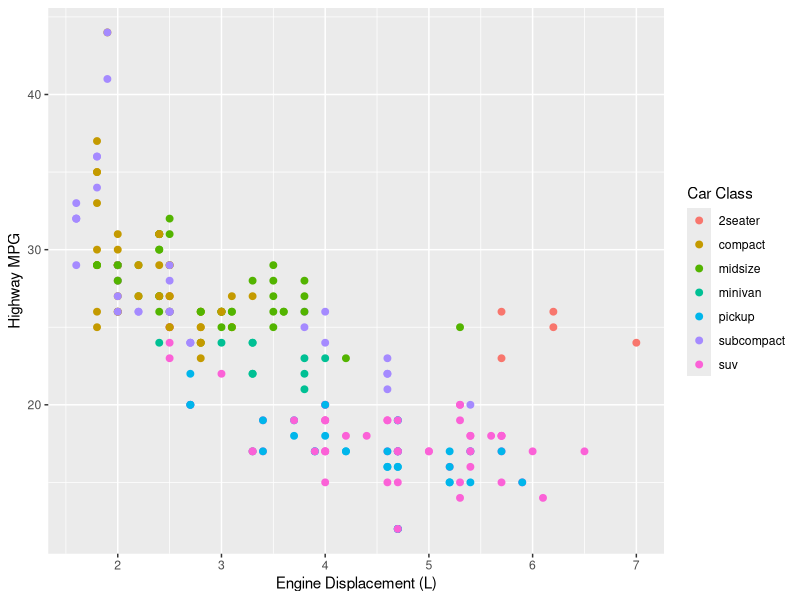
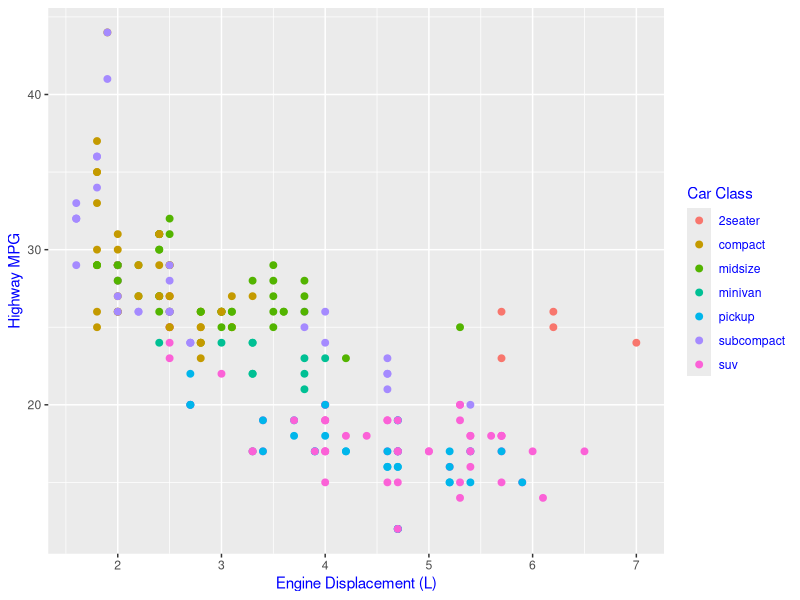
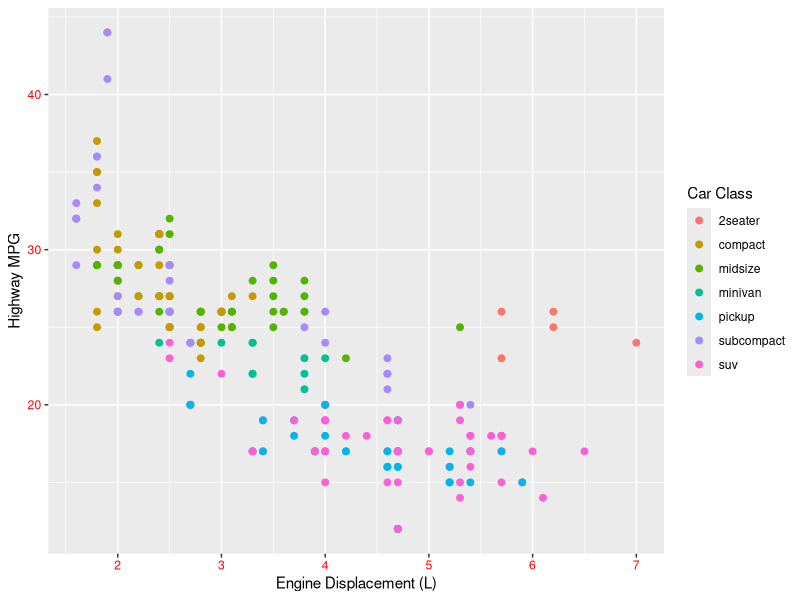
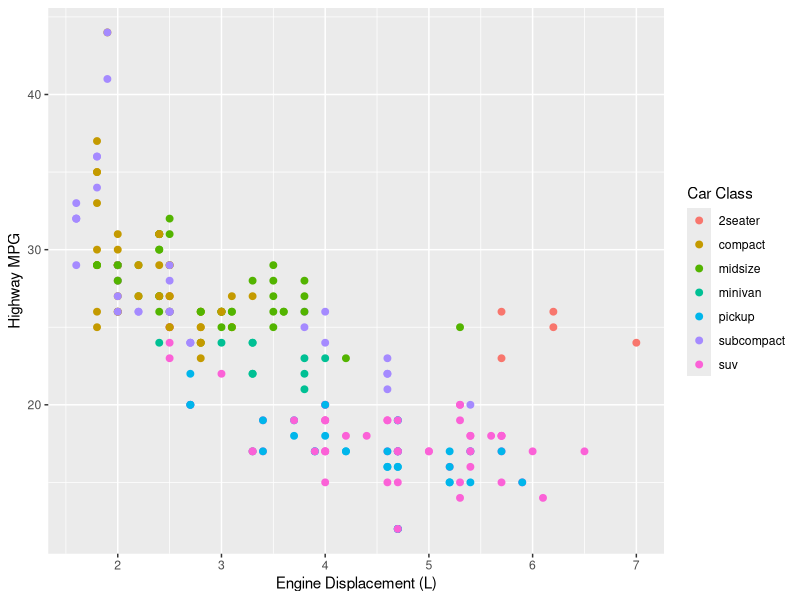
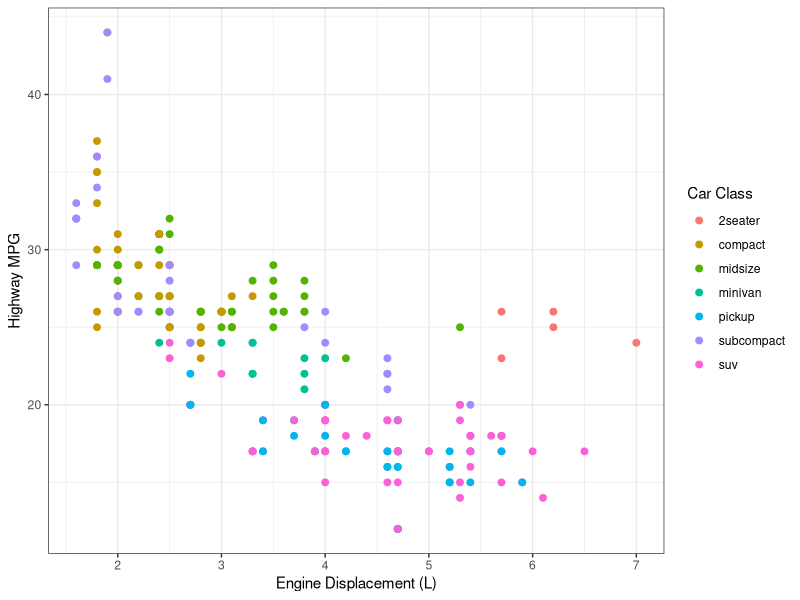
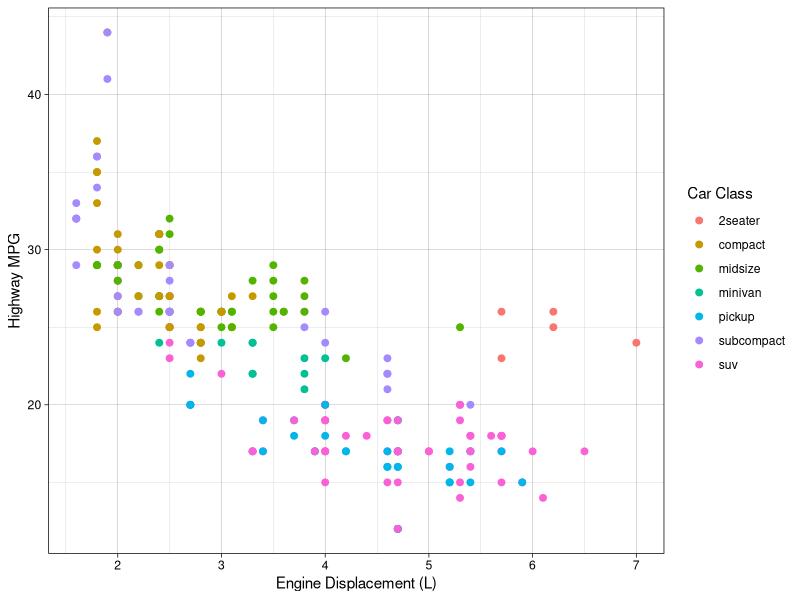
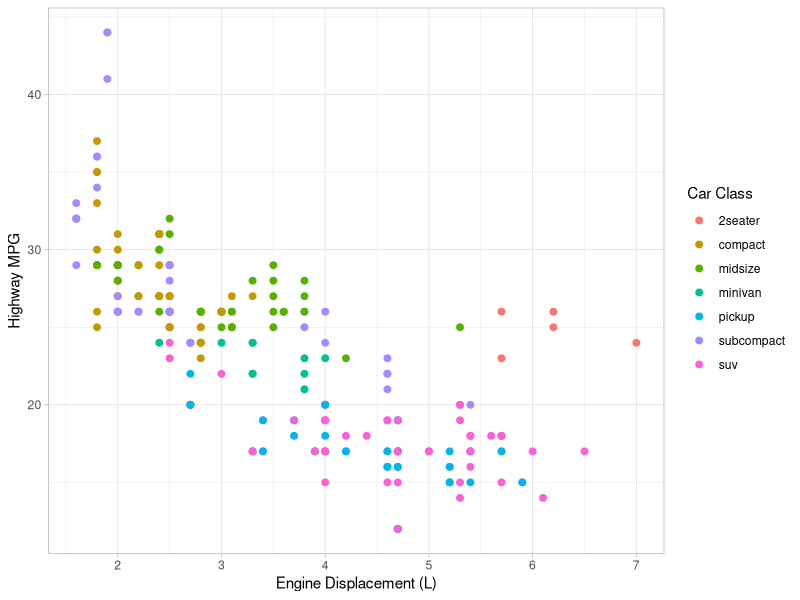
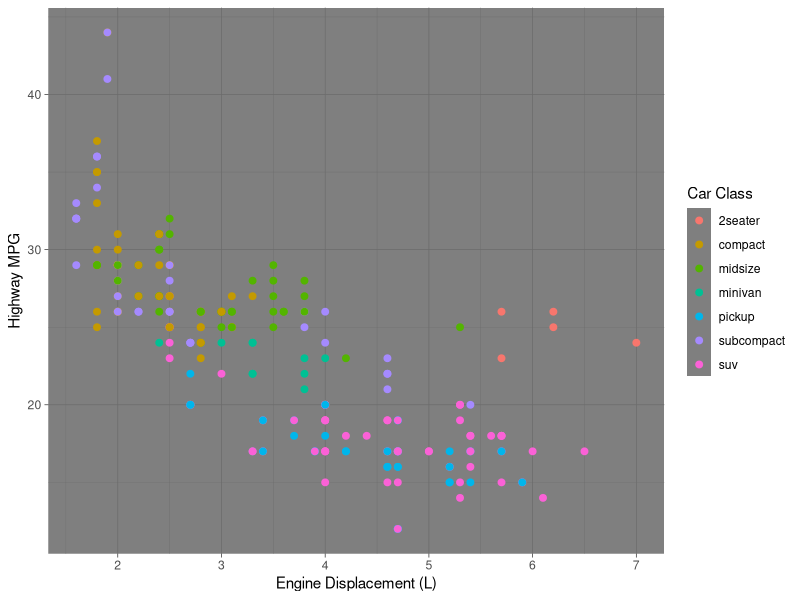

Here is the R script that generated these plots, in order:
# =============================================================================
# L15: ggplot2 Themes
# =============================================================================
# In this session we explore how to control the NON-DATA appearance of plots.
# Everything that isn't your data (backgrounds, gridlines, axis labels, fonts,
# legend boxes, etc.) is controlled by ggplot2's "theme" system.
#
# By the end of this session you should be able to:
#   - Explain what a theme is and what it controls
#   - Apply built-in complete themes (theme_bw, theme_minimal, etc.)
#   - Customise individual theme elements using theme()
#   - Use the four element setter functions: element_text(), element_rect(),
#     element_line(), and element_blank()
#   - Customise axis, title, legend, panel, and facet elements
# =============================================================================

library(ggplot2)   # Load ggplot2 — all theme functions live here


# =============================================================================
# PART 1: What is a theme?
# =============================================================================
# A theme controls all the VISUAL elements of a plot that are NOT related to
# your data. Think of the data as the "content" and the theme as the "style".
#
# Examples of what a theme controls:
#   - Background colour of the plot panel
#   - Colour, size, and style of gridlines
#   - Font, size, and colour of axis labels and tick labels
#   - Appearance of the legend box and legend text
#   - Title, subtitle, and caption formatting
#
# Themes do NOT affect:
#   - Which geom is drawn (geom_point, geom_bar, etc.)
#   - Data mappings (aes())
#   - Scales and colour palettes used for DATA

# ── Sample data used throughout this session ──────────────────────────────────
# We use the built-in "mpg" dataset from ggplot2.
# It contains fuel economy data for 234 cars across 38 models (1999–2008).
# Key columns we'll use:
#   displ  — engine displacement in litres (continuous, x-axis)
#   hwy    — highway miles per gallon (continuous, y-axis)
#   class  — type of car: "compact", "suv", "pickup", etc. (7 categories, colour)
#   drv    — drive type: "f" (front), "r" (rear), "4" (4-wheel) (used in challenges)
#   year   — model year: 1999 or 2008 (used for faceting)

# Peek at the data:
head(mpg)           # First 6 rows
str(mpg)            # Column types
levels(factor(mpg$class))  # The 7 car classes

# Build a base scatter plot — we'll reuse "base" throughout the session
# displ (x) vs hwy (y), coloured by car class
base <- ggplot(mpg, aes(x = displ, y = hwy, colour = class)) +
  geom_point(size = 2) +                          # Slightly larger points
  labs(x = "Engine Displacement (L)",             # Meaningful x label
       y = "Highway MPG",                         # Meaningful y label
       colour = "Car Class")                      # Legend title

# Draw the plot with default theme (theme_grey)
base


# =============================================================================
# PART 2: Theme inheritance
# =============================================================================
# ggplot2 themes are HIERARCHICAL — settings inherit downward.
#
# For example:
#   - Setting "text" affects ALL text elements in the plot
#   - Setting "axis.text" overrides "text" for axis labels only
#   - Setting "axis.text.x" overrides "axis.text" for x-axis labels only
#
# This means you can make broad changes at the top level and fine-tune below.
#
# Hierarchy example:
#   text  →  axis.text  →  axis.text.x
#                        →  axis.text.y
#         →  legend.text
#         →  plot.title
#         ...and so on

# Changing "text" affects everything at once:
base + theme(text = element_text(colour = "blue"))
# Notice: axes, legend, title — all text goes blue

# Changing "axis.text" only affects tick labels (not the title):
base + theme(axis.text = element_text(colour = "red"))


# =============================================================================
# PART 3: Built-in complete themes
# =============================================================================
# ggplot2 ships with several ready-made "complete" themes. A complete theme
# sets ALL theme elements at once — it's the fastest way to change the
# overall look of a plot.

# ── theme_grey() ── (DEFAULT)
# Grey background with white gridlines. ggplot2's default since it makes
# the data stand out against a neutral background.
base + theme_grey()

# ── theme_bw() ──
# White background with grey gridlines. Clean look for publications.
base + theme_bw()

# ── theme_linedraw() ──
# White background with thin black lines for gridlines. High contrast.
base + theme_linedraw()

# ── theme_light() ──
# White background, light grey lines and axes. Focuses attention on data.
base + theme_light()

# ── theme_dark() ──
# Dark background. Useful for dashboards or screens with dark mode.
base + theme_dark()

# ── theme_minimal() ──
# No background, minimal gridlines. Very clean and modern look.
base + theme_minimal()

# ── theme_classic() ──
# Classic ggplot look: white background, no gridlines, axis lines visible.
# Great for scientific papers that avoid gridlines.
base + theme_classic()

# ── theme_void() ──
# COMPLETELY empty: no axes, no gridlines, no background. Useful for maps,
# network graphs, or when you want a completely blank canvas.
base + theme_void()

# ── theme_test() ──
# A testing theme to help see element boundaries (mainly for developers).
base + theme_test()

# TIP: All complete themes accept a "base_size" argument to scale text globally.
base + theme_bw(base_size = 20)     # All text 20% bigger (relative to default)
base + theme_minimal(base_size = 8) # Smaller, tighter text


# =============================================================================
# PART 4: Modifying individual elements with theme()
# =============================================================================
# Beyond complete themes, you can fine-tune ANY individual element using theme().
# Each element is set with one of four "setter" functions:
#
#   element_text()    — controls text elements (labels, titles, etc.)
#   element_rect()    — controls rectangle elements (backgrounds, borders)
#   element_line()    — controls line elements (gridlines, axis lines, ticks)
#   element_blank()   — removes an element entirely (sets it to nothing)
#
# General pattern:
#   base + theme(element.name = element_setter(arguments))

# ── 4a: element_text() ────────────────────────────────────────────────────────
# Used for: axis labels, tick labels, plot title, subtitle, caption,
#           legend title, legend text, strip text (in facets)
#
# Key arguments:
#   colour    — text colour (e.g. "blue", "#FF5733")
#   size      — font size in points
#   face      — "plain", "bold", "italic", "bold.italic"
#   family    — font family (e.g. "serif", "sans", "mono")
#   hjust     — horizontal justification (0 = left, 0.5 = centre, 1 = right)
#   vjust     — vertical justification (0 = bottom, 0.5 = middle, 1 = top)
#   angle     — rotation in degrees (e.g. 90 for vertical text)
#   lineheight — spacing between wrapped text lines
#   margin    — add space around the text using margin()
#   debug     — TRUE to draw a box showing text boundaries (useful for debugging)

# Example: style the plot title
base + theme(
  plot.title = element_text(
    colour = "red",           # Red title text
    size   = 20,              # 20pt font
    face   = "bold",          # Bold weight
    hjust  = 0.5             # Centre-align the title  # 0: left, 1: right
  )
) + ggtitle("My Custom Title")

# Example: rotate and colour x-axis tick labels
base + theme(
  axis.text.x = element_text(
    angle  = 45,              # Rotate labels 45 degrees - clockwise, negative value: counter clockwise 
    hjust  = 1,               # Right-align so they don't overlap ticks
    colour = "steelblue",     # Blue colour
    size   = 12               # Slightly larger
  )
)

# ── rel(): relative sizing ────────────────────────────────────────────────────
# rel() lets you specify size RELATIVE to the base font size.
# This is better than hardcoding pixel sizes because it scales with base_size.

base + theme(
  axis.text  = element_text(size = rel(0.8)),   # 80% of base size
  plot.title = element_text(size = rel(1.5))    # 150% of base size
) + ggtitle("Relatively sized title")


# ── 4b: element_rect() ────────────────────────────────────────────────────────
# Used for: plot background, panel background, legend background, strip backgrounds
#
# Key arguments:
#   fill      — fill/interior colour
#   colour    — border/outline colour
#   size      — border line width
#   linetype  — border line type (1 = solid, 2 = dashed, etc.)

# Example: give the legend a yellow background with a grey border
base + theme(
  legend.background = element_rect(
    fill    = "lightyellow",  # Yellow fill inside the legend box
    colour  = "grey50",       # Medium grey border
    size    = 1               # Border width
  )
)

# Example: change the plot background (the area outside the panel)
base + theme(
  plot.background = element_rect(
    fill   = "lightblue",     # Light blue outside the panel
    colour = "navy"           # Dark navy border around the whole plot
  )
)


# ── 4c: element_line() ────────────────────────────────────────────────────────
# Used for: axis lines, axis ticks, gridlines
#
# Key arguments:
#   colour    — line colour
#   size      — line thickness
#   linetype  — 1=solid, 2=dashed, 3=dotted, 4=dotdash, 5=longdash, 6=twodash

# Example: change major gridline appearance
base + theme(
  panel.grid.major = element_line(
    colour    = "blue",       # Blue major gridlines
    linewidth = 1.5           # Thicker lines
  ),
  panel.grid.minor = element_line(
    colour = "red"            # Red minor gridlines
  )
)


# ── 4d: element_blank() ───────────────────────────────────────────────────────
# Used to REMOVE an element entirely. It takes no arguments.

# Remove the major gridlines entirely:
base + theme(panel.grid.major = element_blank())

# Remove ALL gridlines:
base + theme(
  panel.grid.major = element_blank(),
  panel.grid.minor = element_blank()
)

# Remove the legend entirely:
base + theme(legend.position = "none") #bad practice 


# =============================================================================
# PART 5: Axis elements
# =============================================================================
# The axis-related elements you can customise inside theme():
#
#   axis.title        — both axis titles (uses element_text)
#   axis.title.x      — x-axis title only
#   axis.title.y      — y-axis title only
#   axis.text         — both sets of tick labels
#   axis.text.x       — x-axis tick labels
#   axis.text.y       — y-axis tick labels
#   axis.ticks        — the small tick marks (uses element_line)
#   axis.ticks.length — length of ticks (uses unit())
#   axis.line         — axis lines (uses element_line)
#   axis.line.x       — x-axis line only
#   axis.line.y       — y-axis line only

# Our "base" already has meaningful axis labels from labs() above.
# We can override them or style them with theme():

# Style both axis titles the same way:
base + theme(
  axis.title = element_text(size = 16, colour = "darkgreen", face = "bold")
)

# Style each axis title independently:
base + theme(
  axis.title.x = element_text(size = 14, colour = "darkorange"),  # X title orange
  axis.title.y = element_text(size = 14, colour = "steelblue")    # Y title blue
)

# Remove axis titles (theme controls formatting — use labs(x=NULL) to clear text):
base + theme(
  axis.title = element_blank()   # No axis titles at all
)

# Style the tick labels (numbers along each axis):
base + theme(
  axis.text.x = element_text(size = 15, face = "bold", colour = "firebrick"),
  axis.text.y = element_text(size = 15, face = "bold", colour = "cornflowerblue")
)

# Style the tick marks themselves:
base + theme(
  axis.ticks = element_line(colour = "red", linewidth = 2)   # Thick red ticks
)

# Add visible axis lines (useful with theme_classic style):
base + theme(
  panel.background = element_blank(),              # Remove grey panel background
  panel.grid.major = element_blank(),              # Remove major gridlines
  panel.grid.minor = element_blank(),              # Remove minor gridlines
  axis.line        = element_line(colour = "black") # Add solid black axis lines
)


# =============================================================================
# PART 6: Plot title/subtitle/caption/tag elements
# =============================================================================
# These elements control the text AROUND the plot itself:
#
#   plot.title    — main title (added with ggtitle() or labs(title = ...))
#   plot.subtitle — subtitle below the title
#   plot.caption  — caption below the plot (often used for data sources)
#   plot.tag      — a label for multi-panel figures (e.g. "A", "B")

base + labs(
  title    = "My Plot Title",
  subtitle = "A subtitle with extra info",
  caption  = "Source: My data, 2026",
  tag      = "A"                          # Panel label (e.g. for multi-panel figs)
) + theme(
  plot.title    = element_text(size = 20, face = "italic", vjust = 0), #try -10,10
  # vjust moves title vertically — negative values push it down into the plot
  plot.subtitle = element_text(size = 14, colour = "grey40"),
  plot.caption  = element_text(size = 10, hjust = 0),   # Left-align caption
  plot.tag      = element_text(face = "bold", size = 14)
)


# =============================================================================
# CODING CHALLENGE 1
# =============================================================================
# Goal: Recreate a plot with these specific theme settings:
#   - Blue major gridlines, 1.5 linewidth
#   - Red minor gridlines
#   - x-axis text: size 15, bold, firebrick colour
#   - y-axis text: size 15, bold, cornflowerblue colour
#   - Italic plot title, size 20, vjust = -10
#
# Try it yourself first! Solution is at the end of the file.

# YOUR CODE HERE:
# base + theme(...)

base + labs(
  title = "I'm a title."
) + theme(
  panel.grid.major = element_line(
    colour = "blue",
    linewidth = 1.5
  ),
  panel.grid.minor = element_line(
    colour = "red"
  ),
  axis.text.x = element_text(size = 15, face = "bold", colour = "firebrick"),
  axis.text.y = element_text(size = 15, face = "bold", colour = "cornflowerblue"),
  plot.title = element_text(size = 20, face = "italic", vjust = -10)
)


# =============================================================================
# PART 7: Legend elements (styling)
# =============================================================================
# Legend-related theme elements:
#
#   legend.background    — the box behind the legend (element_rect)
#   legend.key           — box behind each legend key/symbol (element_rect)
#   legend.key.size      — size of each key (unit())
#   legend.key.height    — height of each key (unit())
#   legend.key.width     — width of each key (unit())
#   legend.margin        — space between legend and plot (unit())
#   legend.text          — label text next to each key (element_text)
#   legend.text.align    — 0 = right-align, 1 = left-align
#   legend.title         — legend title text (element_text)
#   legend.title.align   — 0 = right-align, 1 = left-align

# "base" already maps colour = class, so the legend is already there.
# Style the legend background (the overall box around the legend):
base + theme(
  legend.background = element_rect(
    fill   = "lemonchiffon",   # Light yellow background
    colour = "grey50",         # Grey border around the legend
    size   = 1                 # Border width
  )
)

# Style the key boxes (the small boxes next to each label):
base + theme(
  legend.key        = element_rect(color = "grey50"),    # Grey border on each key
  legend.key.width  = unit(0.9, "cm"),                   # Make keys wider
  legend.key.height = unit(0.75, "cm")                   # Make keys taller
)

# Style legend text and title:
base + theme(
  legend.text  = element_text(size = 15, face = "italic"),                    # Larger label text
  legend.title = element_text(size = 15, face = "bold")      # Bold, larger title
)

base + theme(
  legend.text  = element_text(size = 15),                    # Larger label text
  legend.title = element_text(size = 15, face = "bold.italic")      # Bold, larger title
)


# =============================================================================
# PART 8: Legend position and layout
# =============================================================================
# Four theme properties control WHERE the legend sits relative to the plot:
#
#   legend.position      — where the legend goes in/around the plot
#   legend.justification — which part of the legend box aligns to the position
#   legend.direction     — "horizontal" or "vertical" layout of keys
#   legend.box           — arrangement of MULTIPLE legends 

# ── legend.position ────────────────────────────────────────────────────────────
# String options: "right" (default), "left", "top", "bottom", "none"

base + theme(legend.position = "right")    # DEFAULT — legend to the right
base + theme(legend.position = "bottom")   # Move legend below the plot
base + theme(legend.position = "left")     # Move legend to the left
base + theme(legend.position = "top")      # Move legend above the plot
base + theme(legend.position = "none")     # REMOVE the legend entirely

# Numeric coordinate pair: c(x, y) where (0,0) is bottom-left, (1,1) is top-right
# This places the legend INSIDE the plot panel.
base + theme(legend.position = c(0, 0))    # Bottom-left corner of the panel
base + theme(legend.position = c(1, 0))    # Bottom-right corner of the panel
base + theme(legend.position = c(0, 1))    # Top-left corner of the panel
base + theme(legend.position = c(0.2, 0.9)) # 20% from left, 90% from bottom

# ── legend.justification ──────────────────────────────────────────────────────
# Controls WHICH PART of the legend box aligns to the position coordinate.
# Default: c(0.5, 0.5) — legend is centred on the position point.
# c(0, 0) — bottom-left corner of legend at the position point
# c(1, 1) — top-right corner of legend at the position point

# Place the position at plot centre, align legend's bottom-left to that point:
base + theme(
  legend.justification = c(0, 0),           # Bottom-left corner of legend
  legend.position      = c(0.5, 0.5)        # In the middle of the plot
)

# Place the position at plot centre, align legend's bottom-right there:
base + theme(
  legend.justification = c(1, 0),           # Bottom-right corner of legend
  legend.position      = c(0.5, 0.5)
)

# Corner example — anchor the legend's top-right corner to the bottom-left of the plot:
base + theme(
  legend.justification = c(1, 0),
  legend.position      = c(0, 0)
)

# ── legend.direction ──────────────────────────────────────────────────────────
# Controls whether keys are arranged in a column or a row.
# Default: vertical for left/right, horizontal for top/bottom.

base + theme(legend.direction = "horizontal")  # Keys side by side

base + theme(legend.direction = "vertical")    # Keys stacked (default for side legends)

# ── legend.box ────────────────────────────────────────────────────────────────
# Controls the arrangement when there are MULTIPLE legends.
# Options: "horizontal" (legends side by side) or "vertical" (legends stacked).


# =============================================================================
# CODING CHALLENGE 2
# =============================================================================
# Goal: Style the legend AND rename the drive-type labels to human-readable text.
# Use this plot as your starting point:
#   base_drv <- ggplot(mpg, aes(displ, hwy, colour = drv)) + geom_point(size = 2)
#
# Target legend styling:
#   - Legend title: "Drive Type" (bold, size 15)
#   - Legend labels: rename "4" → "4-wheel", "f" → "Front-wheel", "r" → "Rear-wheel"
#   - Legend background: lemonchiffon fill, grey50 border, size 1
#   - Legend key size: 30 points
#   - Legend text size: 13
#   - Hint: use scale_color_discrete() to rename the labels!
#
# Try it yourself! Solution at the end of the file.

base_drv <- ggplot(mpg, aes(displ, hwy, colour = drv)) +
  geom_point(size = 2) +
  labs(x = "Engine Displacement (L)", y = "Highway MPG")

# YOUR CODE HERE:
# base_drv + theme(...) + scale_color_discrete(...)

base_drv + theme(
  legend.title = element_text(size = 15, face = "bold"),
  legend.background = element_rect(fill = "lemonchiffon", colour = "grey50", size = 1),
  legend.key.size = unit(30, "pt"),
  legend.text = element_text(size = 13)
) + scale_colour_discrete(labels = c("4-wheel", "Front-wheel", "Rear-wheel")
)

# =============================================================================
# PART 9: Panel elements (background and gridlines)
# =============================================================================
# Panel elements control the plotting area itself (where your data lives):
#
#   panel.background      — fill behind data (element_rect)
#   panel.border          — border drawn ON TOP of data (element_rect)
#   panel.grid.major      — major gridlines (element_line)
#   panel.grid.major.x    — vertical major gridlines only
#   panel.grid.major.y    — horizontal major gridlines only
#   panel.grid.minor      — minor gridlines (element_line)
#   panel.grid.minor.x    — vertical minor gridlines only
#   panel.grid.minor.y    — horizontal minor gridlines only
#   aspect.ratio          — force a specific width:height ratio (numeric)

# Panel background (sits UNDER the data):
base + theme(
  panel.background = element_rect(
    colour   = "red",         # Red border/outline around the panel
    linetype = 2,             # Dashed border style
    fill     = "white"        # White fill (instead of default grey)
  )
)

# Customise gridlines:
base + theme(
  panel.grid.major   = element_line(colour = "steelblue", linewidth = 0.8),
  panel.grid.minor   = element_blank(),     # Remove minor gridlines entirely
  panel.grid.major.x = element_blank()      # Remove vertical major gridlines
)

# Force a square aspect ratio:
base + theme(aspect.ratio = 1)             # Width == Height (square panel)
base + theme(aspect.ratio = 0.5)           # Width is twice the height


# =============================================================================
# PART 10: Facet strip elements
# =============================================================================
# When using facet_wrap() or facet_grid(), each panel has a STRIP label.
# These facet-related theme elements control that area:
#
#   strip.background    — background box of the strip label (element_rect)
#   strip.text          — text in strips, both axes (element_text)
#   strip.text.x        — horizontal strip text (top of each panel)
#   strip.text.y        — vertical strip text (right of each panel)
#   panel.spacing       — space between facet panels (unit())
#   panel.spacing.x     — horizontal spacing between panels
#   panel.spacing.y     — vertical spacing between panels

# Create a FACETED base plot using the mpg dataset.
# We facet by "drv" (drive type: f = front, r = rear, 4 = 4-wheel).
# Each panel shows displacement vs highway MPG for one drive type.

base_f <- ggplot(mpg, aes(x = displ, y = hwy, colour = class)) +
  geom_point(size = 2) +
  facet_wrap(~drv,
             labeller = labeller(drv = c("4" = "4-wheel drive",
                                         "f" = "Front-wheel drive",
                                         "r" = "Rear-wheel drive"))) +
  labs(x = "Engine Displacement (L)", y = "Highway MPG", colour = "Car Class")

base_f                           # View the default faceted plot

# Increase spacing between panels:
base_f + theme(panel.spacing = unit(0.5, "in"))   # Half-inch gap between panels

# Style the facet strip label background and text:
base_f + theme(
  strip.background = element_rect(
    fill   = "grey20",       # Dark grey background for the strip label
    color  = "grey80",       # Light grey border around the strip
    size   = 1
  ),
  strip.text = element_text(colour = "white")   # White text on dark background
)

# Style only horizontal strip text (top labels):
base_f + theme(
  strip.text.x = element_text(size = 14, face = "bold", colour = "darkblue")
)



# =============================================================================
# KEY TAKEAWAYS
# =============================================================================
#
# 1. Themes control non-data appearance: backgrounds, gridlines, text, borders.
#
# 2. Built-in complete themes (theme_bw, theme_minimal, etc.) give you a quick
#    overall look — apply them with + theme_xxx().
#
# 3. Fine-tune individual elements with theme(element.name = setter(args)):
#      element_text()  — for any text element
#      element_rect()  — for any rectangle/background
#      element_line()  — for any line (gridlines, axes, ticks)
#      element_blank() — to REMOVE an element entirely
#
# 4. Theme inheritance means changes at a parent level (e.g. "text") cascade
#    down to children (e.g. "axis.text.x") unless children are set explicitly.
#
# 5. Legend layout is controlled by four properties:
#      legend.position, legend.justification, legend.direction, legend.box

# =============================================================================
# FURTHER READING
# =============================================================================
# - ggplot2 theme documentation:
#     https://ggplot2.tidyverse.org/reference/theme.html
# - ggplot2 complete themes:
#     https://ggplot2.tidyverse.org/reference/ggtheme.html
# - ggthemes package (extra themes like Economist, FiveThirtyEight, etc.):
#     https://yutannihilation.github.io/allYourFigureAreBelongToUs/ggthemes/
# - Hadley Wickham's ggplot2 book (free online):
#     https://ggplot2-book.org/themes
